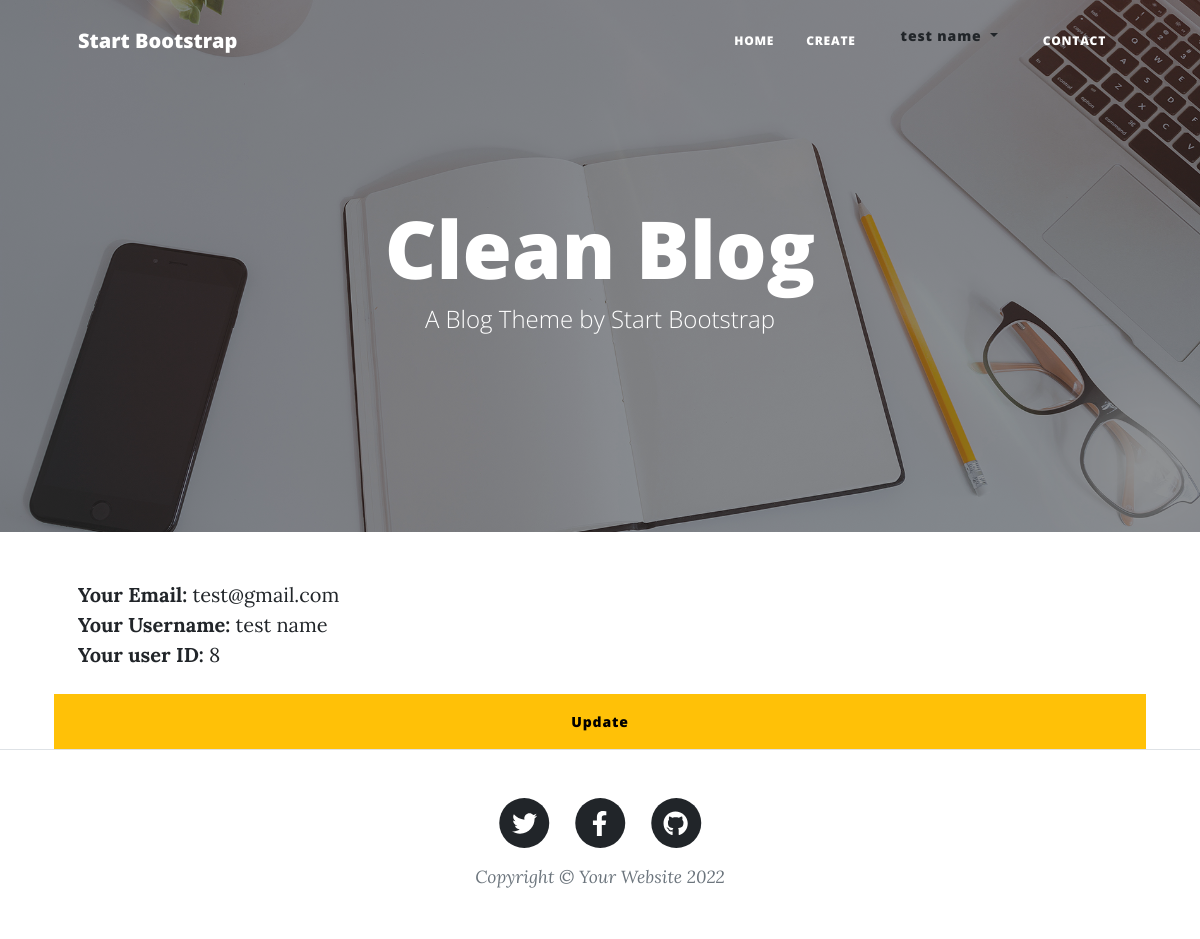
The page /auth/profile.php (signed in) on the database its author committed.
### tables this page shows
CREATE TABLE IF NOT EXISTS `users` (
  `id` int NOT NULL AUTO_INCREMENT,
  `username` varchar(128) NOT NULL,
  `email` varchar(128) NOT NULL,
  `mypassword` varchar(200) NOT NULL,
  `created_at` timestamp NOT NULL DEFAULT CURRENT_TIMESTAMP,
  PRIMARY KEY (`id`),
  KEY `id` (`id`)
);

### auth/profile.php (the view, shortened to what this page needs)
<?php
require_once "../includes/header.php";
require_once "../config/config.php";
if (isset($_SESSION['user_id'])) {
    $url_user_id = $_SESSION['user_id'];
    $current_user_id =  $_SESSION['user_id'];
    $query = "SELECT * FROM users WHERE id = '$current_user_id'";
    $result = $conn->query($query);
    $rows = array();
    while ($row = $result->fetch_object()) {
        $rows[] = $row;
    }
}
?>
<div class="row gx-4 gx-lg-5 justify-content-center">
    <?php
    foreach ($rows as $row) { ?>
        <?php if ($current_user_id == $url_user_id) { ?>
            <span><strong>Your Email: </strong> <?php echo $row->email ?></span><br>
            <span><strong>Your Username: </strong> <?php echo $row->username ?></span><br>
            <span><strong>Your user ID: </strong> <?php echo $row->id ?></span><br>
            <a href="http://localhost/clean_post/auth/update_profil.php?update_user_id=<?php echo $_SESSION['user_id']; ?>" class="btn btn-warning text-center mt-4">Update</a>
        <?php } else {
            echo "Error, you don't have the acces to this page dummy";
        } ?>
    <?php } ?>
</div>
<?php require_once "../includes/footer.php" ?>

### rows shown on the page
users: email "test@gmail.com", username "test name", id "8"

### other values the page prints
$_SESSION['username'] "test name"
